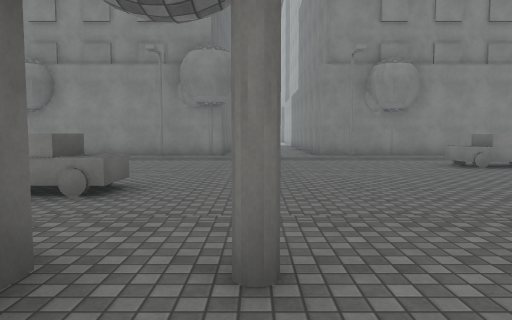
view 1 (above)

23 first-person views from a walk through a scene from a Unity 3-D project. The camera is 1.4 m above the floor, tilts 4° down and sees 70° across. The floor is counted in squares, 2 m on a side. Each view is taken from the middle of a square. On the plan, view 1 faces up. The plan holds only what a view shows up to about 11 squares ahead; the rest is blank. The place goes on beyond the plan. Surface patterns are stand-ins for the level's own textures.

view 2
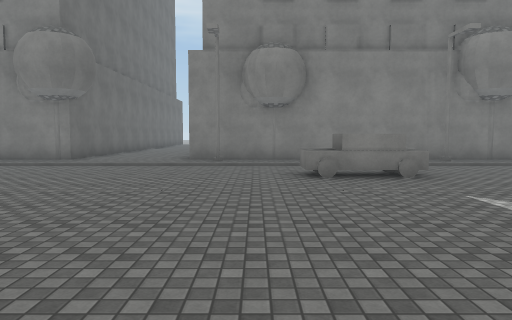

view 3
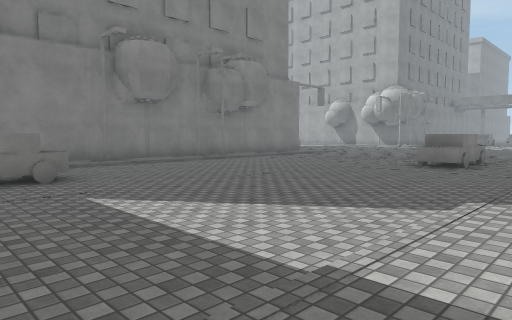

view 4
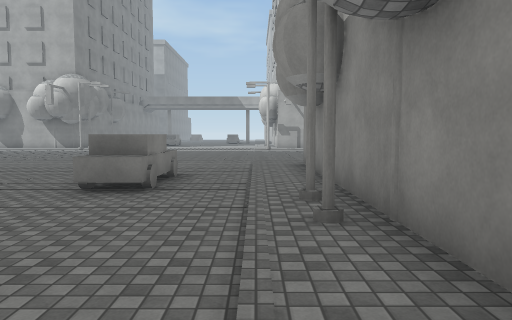

view 5
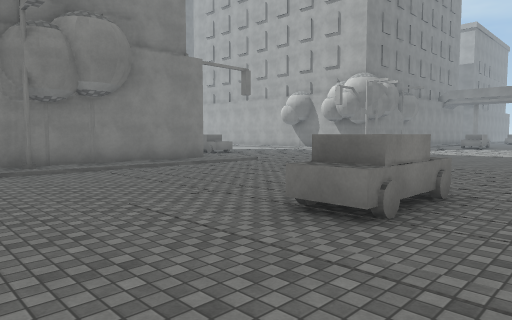

view 6
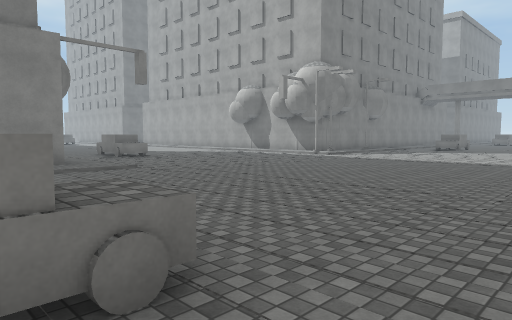

view 7
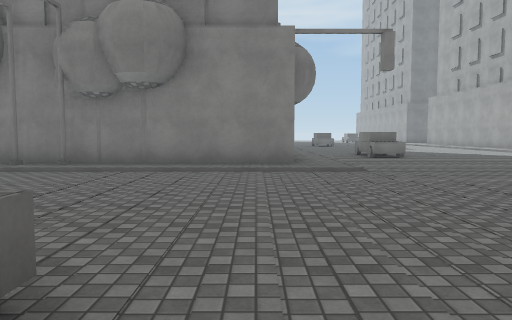

view 8
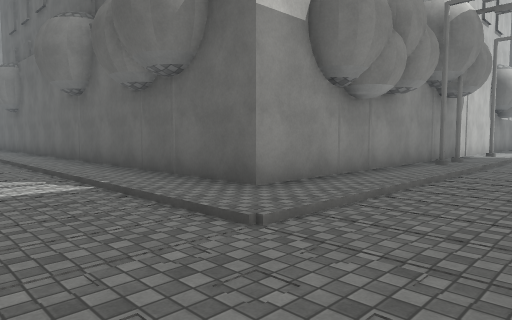

view 9
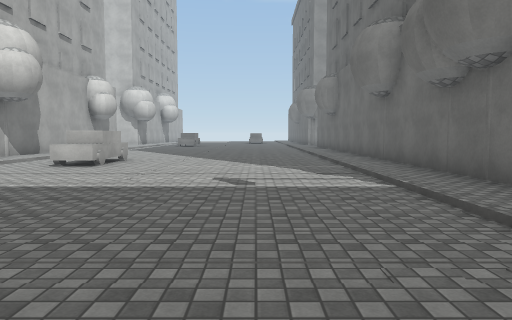

view 10
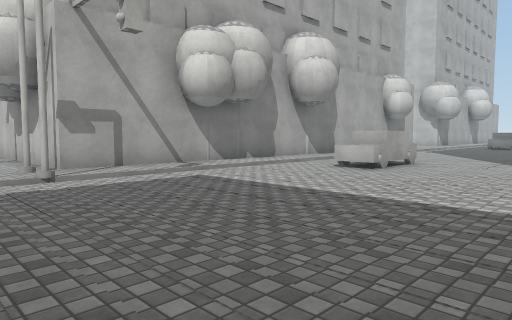

view 11
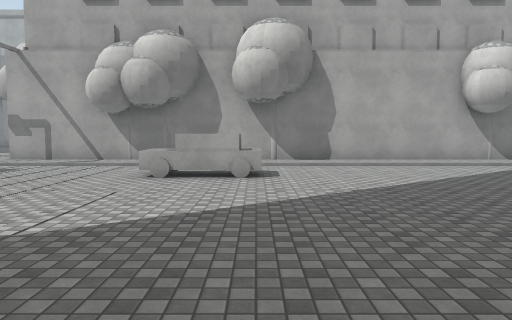

view 12
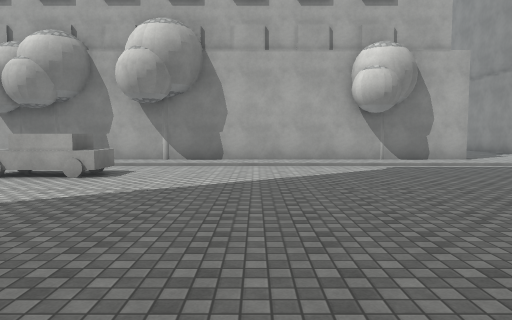

view 13
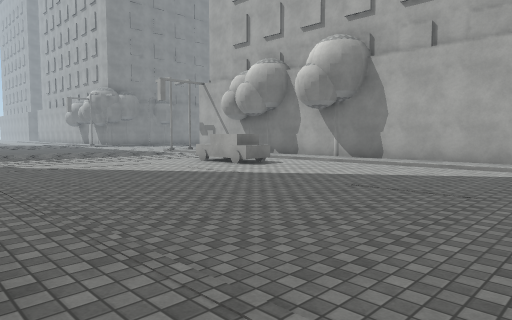

view 14
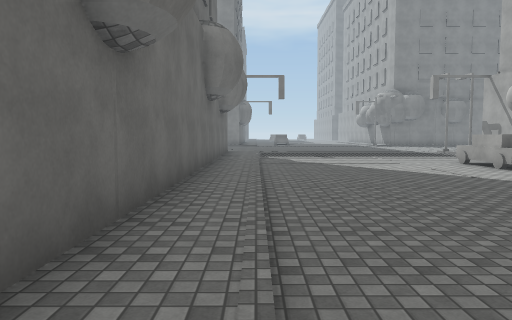

view 15
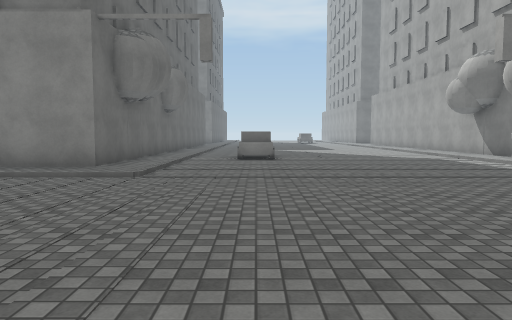

view 16
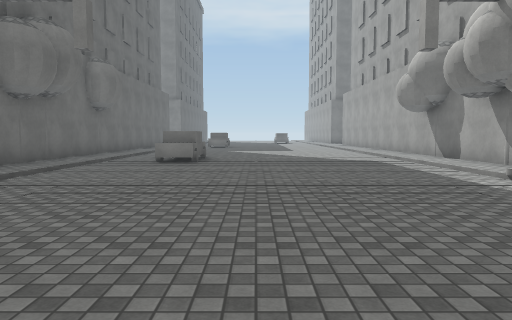

view 17
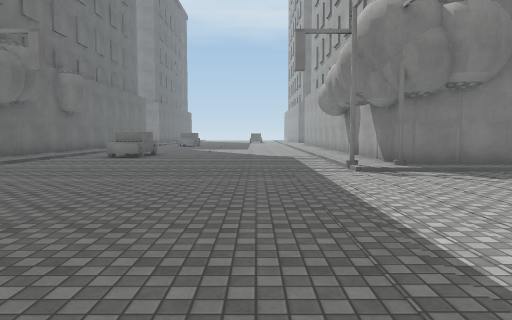

view 18
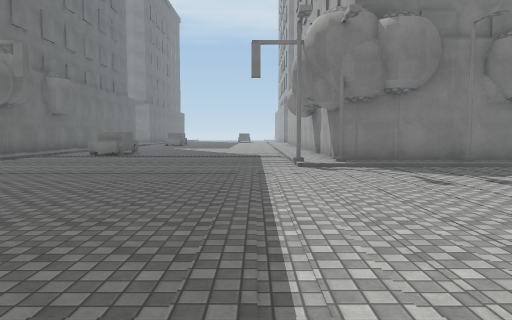

view 19
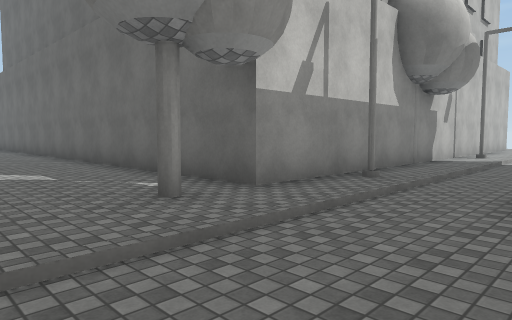

view 20
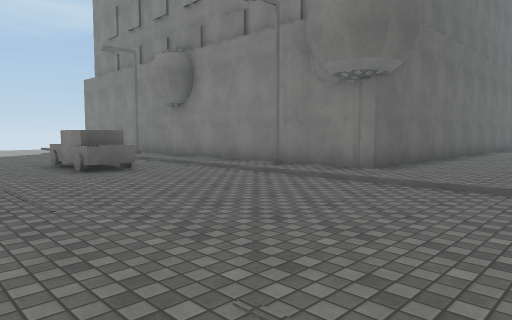

view 21
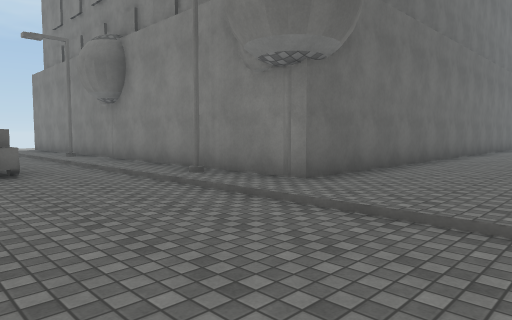

view 22
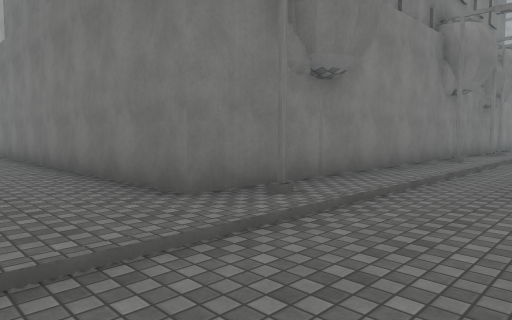

view 23
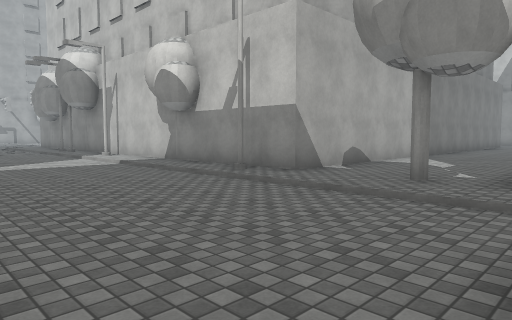

### Floor plan
Key: @ floor where view 1 was taken; # wall or solid block; . main floor; : floor 0.25 m higher than the main floor; / step, stairs or slope; ^ raised ledge; O other object.
Columns run from 11 left of view 1 to 31 right of it. Each row starts with its distance up from view 1.
 17          #::::#             #:/.^O..../O#
 16          #::::#             #:/.#...../O#
 15          #::::#             #O/O^O..../:#
 14          #::::#             #O/......./:#
 13  #########::::########## ####:/......./O###
 12  :/OO:::/OO:::#OO:::/OO#OOO:::/.......#OOO#
 11  //////////////////////////////......./////
 10   ....O.........O.O........................
  9  ...^#^.........^#^.......................
  8  ...O.O.........O.O.......................
  7      ....................................
  6          O...............O..............
  5         #^...............^#^............
  4      ....O...............O.O...........
  3 ///////////////////////////////.......///
  2 ::/::O::/::O::#::O::/::O#:OO::/.......##:OO
  1 ##########::::######### #####:/......./##
  0          #:@::#             #O/......./:#
 -1          #::::#             #O/......./O#
 -2          #::::#             #:/......./O#
 -3          #::::#             #:/....O^O/O#
 -4          #::::              #O/.....#./:#
 -5          #:::               #:/....O^O/:#
 -6          #::                #:/......./O#
 -7          #::                #:/......./:#
 -8           ::                #:/......./:#
 -9                             #:/......./:#
-10                             #O/......./:#
-11                             #:/......./O#
-12                              :/.. ..../O#
-13                               /     ../:#

Positions as (right, up) in squares from view 1, and headings:
1: (0, 0), facing up
2: (4, 2), facing up
3: (5, 2), facing up-right
4: (9, 3), facing right
5: (11, 3), facing up-right
6: (15, 3), facing up-right
7: (17, 4), facing up
8: (21, 5), facing down-left
9: (21, 5), facing down
10: (21, 4), facing down-right
11: (18, -5), facing right
12: (18, -8), facing right
13: (18, -12), facing up-right
14: (19, -13), facing up
15: (21, 5), facing up
16: (23, 6), facing up
17: (25, 4), facing up
18: (26, 3), facing up
19: (2, 5), facing down-left
20: (2, 6), facing up-left
21: (2, 8), facing up-left
22: (0, 9), facing up-right
23: (-2, 7), facing down-right
